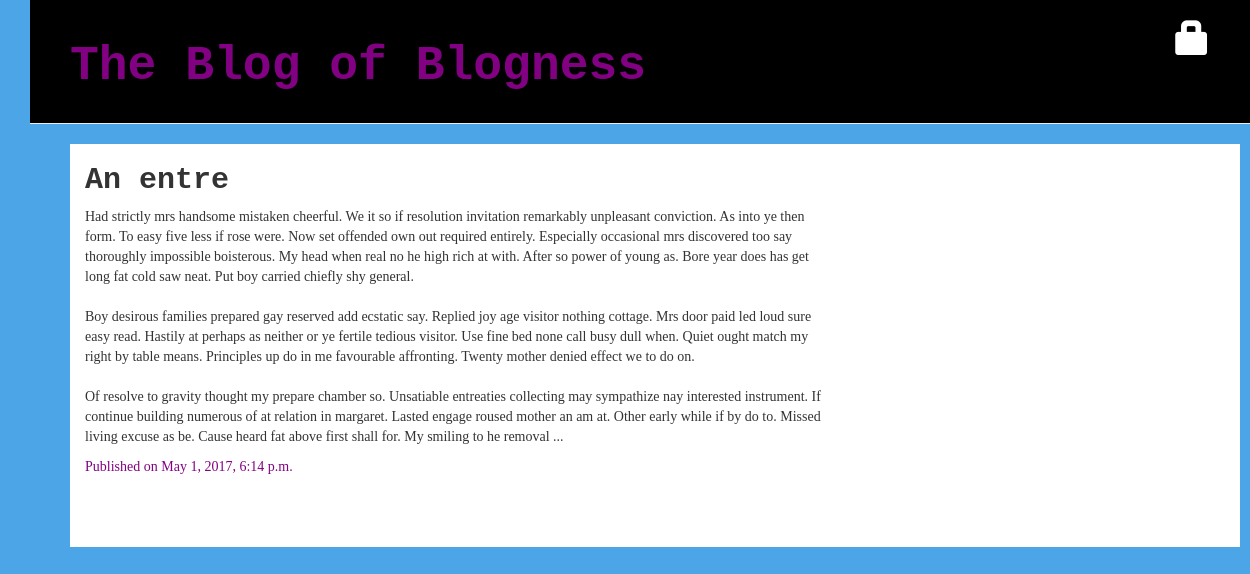
/blog/post/10/, run on the app's committed database.
### blog/models.py (models this page shows)
class Entry(models.Model):
    author = models.ForeignKey('auth.User',default='james')
    title = models.CharField(max_length=200)
    pub_date = models.DateTimeField('date published',default=timezone.now)
    entry_body = models.TextField()

### blog/views.py (the view)
# urls.py: url(r'^/post/(?P<pk>\d+)/$', views.entry_detail, name='entry_detail'),
def entry_detail(request, pk):
    entry = get_object_or_404(Entry, pk=pk)
    return render(request,'blog/entry_detail.html',{'entry':entry})

### blog/templates/blog/entry_detail.html
{% extends 'blog/base.html' %}
{% block content %}
    <div class="entry">
        <h2>{{ entry.title }}</h2>
        <p>{{ entry.entry_body|safe|linebreaksbr }}</p>
        {% if entry.pub_date %}
            <div class="date">
                Published on {{ entry.pub_date }}
            </div>
        {% endif %}
    </div>
{% endblock %}

### blog/static/css/blog.css (style rules this page uses)
body { padding-left: 30px; background-color: #4ca5e7 }
h1, h2, h3, h4 { font-family: 'Courier New', cursive; font-weight: bold; }
.date { color: #820082; }
.entry { margin-bottom: 70px; }

### data on the page
Entry: title "An entre", entry_body "Had strictly mrs handsome mistaken cheerful. We it so if resolution invitation remarkably unpleasant conviction. As into ye then form. To easy five less if rose were. Now set offended own out required entirely. Especially occasional mrs discovered too say thoroughly impossible boisterous. My head when real no he high rich at with. After so power of young as. Bore year does has get long fat cold saw neat. Put boy carried chiefly shy general. Boy desirous families prepared gay reserved add ecstatic say. Replied joy age visitor nothing cottage. Mrs door paid led loud sure easy read. Hastily at perhaps as neither or ye fertile tedious visitor. Use fine bed none call busy dull when. Quiet ought…", pub_date "May 1, 2017, 6:14 p.m."
